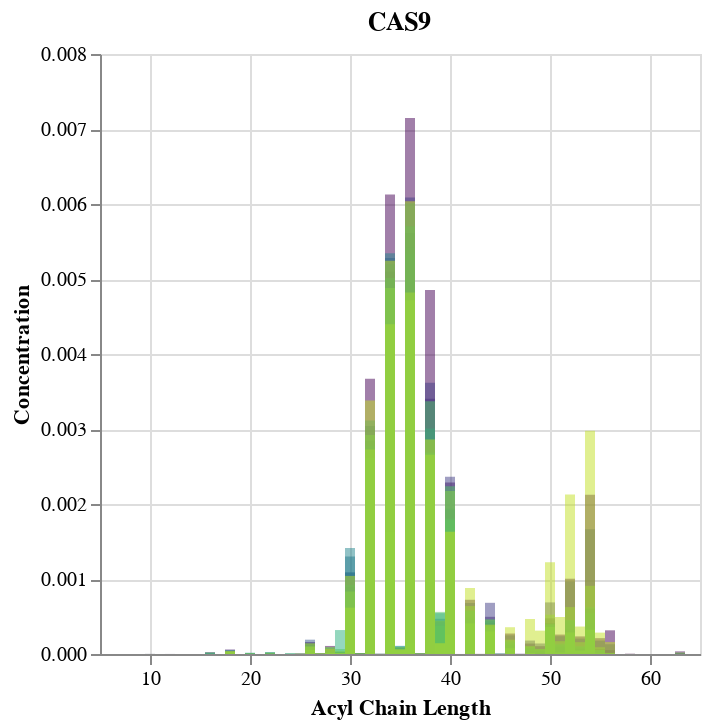

Notebook source saved alongside this figure:
### Code cell
a = alt.Chart(ptns).mark_bar(color='#440154', opacity=0.5).encode(
    x='Acyl Chain Length:Q',
    y=alt.Y('CAS9:Q').title('Concentration'),
    tooltip=['Acyl Chain Length', 'CAS9']
).properties(
    title='CAS9'
)

b = alt.Chart(ptns).mark_bar(color='#482173', opacity=0.5).encode(
    x='Acyl Chain Length:Q',
    y=alt.Y('CAV:Q').title('Concentration'),
    tooltip=['Acyl Chain Length', 'CAV']
).properties(
    title='CAV'
)

c = alt.Chart(ptns).mark_bar(color='#433e85', opacity=0.5).encode(
    x='Acyl Chain Length:Q',
    y=alt.Y('CAVIN:Q').title('Concentration'),
    tooltip=['Acyl Chain Length', 'CAVIN']
).properties(
    title='CAVIN'
)

d = alt.Chart(ptns).mark_bar(color='#38588c', opacity=0.5).encode(
    x='Acyl Chain Length:Q',
    y=alt.Y('CERS2-1g:Q').title('Concentration'),
    tooltip=['Acyl Chain Length', 'CERS2-1g']
).properties(
    title='CERS2-1g'
)

e = alt.Chart(ptns).mark_bar(color='#2d708e', opacity=0.5).encode(
    x='Acyl Chain Length:Q',
    y=alt.Y('CERS2_mg:Q').title('Concentration'),
    tooltip=['Acyl Chain Length', 'CERS2_mg']
).properties(
    title='CERS2_mg'
)

f = alt.Chart(ptns).mark_bar(color='#25858e', opacity=0.5).encode(
    x='Acyl Chain Length:Q',
    y=alt.Y('CERS5:Q').title('Concentration'),
    tooltip=['Acyl Chain Length', 'CERS5']
).properties(
    title='CERS5'
)

g = alt.Chart(ptns).mark_bar(color='#1e9b8a', opacity=0.5).encode(
    x='Acyl Chain Length:Q',
    y=alt.Y('Flot2:Q').title('Concentration'),
    tooltip=['Acyl Chain Length', 'Flot2']
).properties(
    title='Flot2'
)

h = alt.Chart(ptns).mark_bar(color='#2ab07f', opacity=0.5).encode(
    x='Acyl Chain Length:Q',
    y=alt.Y('RAJU:Q').title('Concentration'),
    tooltip=['Acyl Chain Length', 'RAJU']
).properties(
    title='RAJU'
)

i = alt.Chart(ptns).mark_bar(color='#52c569', opacity=0.5).encode(
    x='Acyl Chain Length:Q',
    y=alt.Y('SPTLC:Q').title('Concentration'),
    tooltip=['Acyl Chain Length', 'SPTLC']
).properties(
    title='SPTLC'
)

j = alt.Chart(ptns).mark_bar(color='#86d549', opacity=0.5).encode(
    x='Acyl Chain Length:Q',
    y=alt.Y('UGCG:Q').title('Concentration'),
    tooltip=['Acyl Chain Length', 'UGCG']
).properties(
    title='UGCG'
)

k = alt.Chart(ptns).mark_bar(color='#c2df23', opacity=0.5).encode(
    x='Acyl Chain Length:Q',
    y=alt.Y('WT:Q').title('Concentration'),
    tooltip=['Acyl Chain Length', 'WT']
).properties(
    title='WT'
)

layered = a + b + c + d + e + f + g + h + i + j + k
layered

### Figure 1 — Vega-Lite specification as saved in the notebook (floating-point values rounded to 4 significant figures)
{"config": {"view": {"continuousWidth": 300, "continuousHeight": 300}}, "layer": [{"mark": {"type": "bar", "color": "#440154", "opacity": 0.5}, "encoding": {"tooltip": [{"field": "Acyl Chain Length", "type": "quantitative"}, {"field": "CAS9", "type": "quantitative"}], "x": {"field": "Acyl Chain Length", "type": "quantitative"}, "y": {"field": "CAS9", "title": "Concentration", "type": "quantitative"}}, "title": "CAS9"}, {"mark": {"type": "bar", "color": "#482173", "opacity": 0.5}, "encoding": {"tooltip": [{"field": "Acyl Chain Length", "type": "quantitative"}, {"field": "CAV", "type": "quantitative"}], "x": {"field": "Acyl Chain Length", "type": "quantitative"}, "y": {"field": "CAV", "title": "Concentration", "type": "quantitative"}}, "title": "CAV"}, {"mark": {"type": "bar", "color": "#433e85", "opacity": 0.5}, "encoding": {"tooltip": [{"field": "Acyl Chain Length", "type": "quantitative"}, {"field": "CAVIN", "type": "quantitative"}], "x": {"field": "Acyl Chain Length", "type": "quantitative"}, "y": {"field": "CAVIN", "title": "Concentration", "type": "quantitative"}}, "title": "CAVIN"}, {"mark": {"type": "bar", "color": "#38588c", "opacity": 0.5}, "encoding": {"tooltip": [{"field": "Acyl Chain Length", "type": "quantitative"}, {"field": "CERS2-1g", "type": "quantitative"}], "x": {"field": "Acyl Chain Length", "type": "quantitative"}, "y": {"field": "CERS2-1g", "title": "Concentration", "type": "quantitative"}}, "title": "CERS2-1g"}, {"mark": {"type": "bar", "color": "#2d708e", "opacity": 0.5}, "encoding": {"tooltip": [{"field": "Acyl Chain Length", "type": "quantitative"}, {"field": "CERS2_mg", "type": "quantitative"}], "x": {"field": "Acyl Chain Length", "type": "quantitative"}, "y": {"field": "CERS2_mg", "title": "Concentration", "type": "quantitative"}}, "title": "CERS2_mg"}, {"mark": {"type": "bar", "color": "#25858e", "opacity": 0.5}, "encoding": {"tooltip": [{"field": "Acyl Chain Length", "type": "quantitative"}, {"field": "CERS5", "type": "quantitative"}], "x": {"field": "Acyl Chain Length", "type": "quantitative"}, "y": {"field": "CERS5", "title": "Concentration", "type": "quantitative"}}, "title": "CERS5"}, {"mark": {"type": "bar", "color": "#1e9b8a", "opacity": 0.5}, "encoding": {"tooltip": [{"field": "Acyl Chain Length", "type": "quantitative"}, {"field": "Flot2", "type": "quantitative"}], "x": {"field": "Acyl Chain Length", "type": "quantitative"}, "y": {"field": "Flot2", "title": "Concentration", "type": "quantitative"}}, "title": "Flot2"}, {"mark": {"type": "bar", "color": "#2ab07f", "opacity": 0.5}, "encoding": {"tooltip": [{"field": "Acyl Chain Length", "type": "quantitative"}, {"field": "RAJU", "type": "quantitative"}], "x": {"field": "Acyl Chain Length", "type": "quantitative"}, "y": {"field": "RAJU", "title": "Concentration", "type": "quantitative"}}, "title": "RAJU"}, {"mark": {"type": "bar", "color": "#52c569", "opacity": 0.5}, "encoding": {"tooltip": [{"field": "Acyl Chain Length", "type": "quantitative"}, {"field": "SPTLC", "type": "quantitative"}], "x": {"field": "Acyl Chain Length", "type": "quantitative"}, "y": {"field": "SPTLC", "title": "Concentration", "type": "quantitative"}}, "title": "SPTLC"}, {"mark": {"type": "bar", "color": "#86d549", "opacity": 0.5}, "encoding": {"tooltip": [{"field": "Acyl Chain Length", "type": "quantitative"}, {"field": "UGCG", "type": "quantitative"}], "x": {"field": "Acyl Chain Length", "type": "quantitative"}, "y": {"field": "UGCG", "title": "Concentration", "type": "quantitative"}}, "title": "UGCG"}, {"mark": {"type": "bar", "color": "#c2df23", "opacity": 0.5}, "encoding": {"tooltip": [{"field": "Acyl Chain Length", "type": "quantitative"}, {"field": "WT", "type": "quantitative"}], "x": {"field": "Acyl Chain Length", "type": "quantitative"}, "y": {"field": "WT", "title": "Concentration", "type": "quantitative"}}, "title": "WT"}], "data": {"name": "data-e723078d06e950905c27b1486dc007dc"}, "$schema": "https://vega.github.io/schema/vega-lite/v5.16.3.json", "datasets": {"data-e723078d06e950905c27b1486dc007dc": [{"Acyl Chain Length": 10, "CAS9": 0.0, "CAV": 1.249e-06, "CAVIN": 5.156e-08, "CERS2-1g": 0.0, "CERS2_mg": 1.64e-08, "CERS5": 0.0, "Flot2": 0.0, "RAJU": 0.0, "SPTLC": 7.475e-07, "UGCG": 0.0, "WT": 5.39e-08}, {"Acyl Chain Length": 12, "CAS9": 3.747e-07, "CAV": 6.55e-07, "CAVIN": 1.383e-07, "CERS2-1g": 2.226e-07, "CERS2_mg": 0.0, "CERS5": 0.0, "Flot2": 5.156e-08, "RAJU": 0.0, "SPTLC": 1.101e-07, "UGCG": 3.187e-07, "WT": 8.671e-08}, {"Acyl Chain Length": 14, "CAS9": 0.0, "CAV": 3.609e-08, "CAVIN": 0.0, "CERS2-1g": 0.0, "CERS2_mg": 0.0, "CERS5": 0.0, "Flot2": 0.0, "RAJU": 0.0, "SPTLC": 0.0, "UGCG": 0.0, "WT": 0.0}, {"Acyl Chain Length": 16, "CAS9": 5.601e-07, "CAV": 2.676e-05, "CAVIN": 6.953e-07, "CERS2-1g": 2.461e-07, "CERS2_mg": 5.856e-06, "CERS5": 1.329e-05, "Flot2": 4.332e-07, "RAJU": 3.047e-07, "SPTLC": 2.265e-05, "UGCG": 4.992e-07, "WT": 0.0}, {"Acyl Chain Length": 18, "CAS9": 3.039e-05, "CAV": 6.092e-05, "CAVIN": 4.435e-05, "CERS2-1g": 4.014e-05, "CERS2_mg": 3.151e-05, "CERS5": 5.171e-05, "Flot2": 1.307e-05, "RAJU": 2.39e-06, "SPTLC": 2.846e-05, "UGCG": 3.518e-05, "WT": 4.081e-05}, {"Acyl Chain Length": 20, "CAS9": 3.811e-07, "CAV": 1.581e-06, "CAVIN": 4.07e-06, "CERS2-1g": 4.958e-07, "CERS2_mg": 1.265e-05, "CERS5": 4.417e-06, "Flot2": 1.707e-05, "RAJU": 0.0, "SPTLC": 5.094e-06, "UGCG": 1.027e-05, "WT": 8.448e-07}, {"Acyl Chain Length": 22, "CAS9": 3.529e-06, "CAV": 4.481e-06, "CAVIN": 8.996e-06, "CERS2-1g": 2.713e-06, "CERS2_mg": 2.228e-05, "CERS5": 7.345e-06, "Flot2": 2.432e-05, "RAJU": 2.203e-07, "SPTLC": 6.048e-06, "UGCG": 1.904e-05, "WT": 1.918e-06}, {"Acyl Chain Length": 24, "CAS9": 2.039e-07, "CAV": 9.597e-07, "CAVIN": 6.526e-07, "CERS2-1g": 1.453e-07, "CERS2_mg": 2.765e-07, "CERS5": 4.921e-07, "Flot2": 1.236e-05, "RAJU": 0.0, "SPTLC": 6.815e-07, "UGCG": 4.1e-06, "WT": 1.57e-07}, {"Acyl Chain Length": 25, "CAS9": 4.245e-06, "CAV": 2.441e-06, "CAVIN": 2.69e-06, "CERS2-1g": 9.858e-07, "CERS2_mg": 1.111e-06, "CERS5": 3.436e-06, "Flot2": 2.116e-06, "RAJU": 0.0, "SPTLC": 2.578e-07, "UGCG": 3.054e-06, "WT": 4.173e-06}, {"Acyl Chain Length": 26, "CAS9": 0.0001601, "CAV": 0.0001185, "CAVIN": 0.0001167, "CERS2-1g": 0.0001911, "CERS2_mg": 0.0001456, "CERS5": 0.0001307, "Flot2": 0.0001108, "RAJU": 2.868e-06, "SPTLC": 5.531e-05, "UGCG": 9.951e-05, "WT": 0.0001429}, {"Acyl Chain Length": 27, "CAS9": 5.689e-06, "CAV": 4.126e-06, "CAVIN": 5.516e-06, "CERS2-1g": 3.687e-06, "CERS2_mg": 4.215e-06, "CERS5": 5.495e-06, "Flot2": 4.085e-06, "RAJU": 3.75e-08, "SPTLC": 8.198e-07, "UGCG": 5.88e-06, "WT": 9.913e-06}, {"Acyl Chain Length": 28, "CAS9": 0.0001074, "CAV": 6.816e-05, "CAVIN": 5.237e-05, "CERS2-1g": 2.682e-05, "CERS2_mg": 2.642e-05, "CERS5": 8.745e-05, "Flot2": 4.973e-05, "RAJU": 5.243e-06, "SPTLC": 1.405e-05, "UGCG": 9.387e-05, "WT": 7.042e-05}, {"Acyl Chain Length": 29, "CAS9": 3.109e-05, "CAV": 2.651e-05, "CAVIN": 2.37e-05, "CERS2-1g": 1.143e-05, "CERS2_mg": 2.23e-05, "CERS5": 1.4e-05, "Flot2": 2.021e-05, "RAJU": 0.0003193, "SPTLC": 6.69e-05, "UGCG": 3.733e-05, "WT": 1.065e-05}, {"Acyl Chain Length": 30, "CAS9": 0.0008955, "CAV": 0.0008502, "CAVIN": 0.001087, "CERS2-1g": 0.001088, "CERS2_mg": 0.0013, "CERS5": 0.001414, "Flot2": 0.0009194, "RAJU": 3.482e-05, "SPTLC": 0.0008332, "UGCG": 0.0006182, "WT": 0.001041}, {"Acyl Chain Length": 31, "CAS9": 6.942e-06, "CAV": 8.099e-06, "CAVIN": 7.492e-06, "CERS2-1g": 5.001e-06, "CERS2_mg": 8.333e-06, "CERS5": 7.107e-06, "Flot2": 9.23e-06, "RAJU": 6.562e-08, "SPTLC": 3.057e-06, "UGCG": 4.14e-06, "WT": 8.299e-06}, {"Acyl Chain Length": 32, "CAS9": 0.00367, "CAV": 0.002843, "CAVIN": 0.00304, "CERS2-1g": 0.002709, "CERS2_mg": 0.002773, "CERS5": 0.003113, "Flot2": 0.002613, "RAJU": 1.672e-05, "SPTLC": 0.002921, "UGCG": 0.002726, "WT": 0.003381}, {"Acyl Chain Length": 33, "CAS9": 1.058e-06, "CAV": 1.115e-06, "CAVIN": 5.093e-07, "CERS2-1g": 5.593e-07, "CERS2_mg": 1.161e-06, "CERS5": 3.8e-07, "Flot2": 1.567e-06, "RAJU": 1.031e-07, "SPTLC": 5.028e-07, "UGCG": 1.639e-06, "WT": 5.699e-07}, {"Acyl Chain Length": 34, "CAS9": 0.006128, "CAV": 0.005097, "CAVIN": 0.005281, "CERS2-1g": 0.004632, "CERS2_mg": 0.005195, "CERS5": 0.005345, "Flot2": 0.005014, "RAJU": 0.001629, "SPTLC": 0.004878, "UGCG": 0.004398, "WT": 0.005244}, {"Acyl Chain Length": 35, "CAS9": 7.649e-05, "CAV": 6.436e-05, "CAVIN": 7.726e-05, "CERS2-1g": 9.096e-05, "CERS2_mg": 0.0001012, "CERS5": 7.631e-05, "Flot2": 0.0001089, "RAJU": 4.188e-05, "SPTLC": 5.937e-05, "UGCG": 9.327e-05, "WT": 6.36e-05}, {"Acyl Chain Length": 36, "CAS9": 0.007148, "CAV": 0.005615, "CAVIN": 0.006087, "CERS2-1g": 0.005423, "CERS2_mg": 0.005328, "CERS5": 0.006011, "Flot2": 0.005703, "RAJU": 0.0001425, "SPTLC": 0.004716, "UGCG": 0.004818, "WT": 0.006036}, {"Acyl Chain Length": 37, "CAS9": 6.985e-06, "CAV": 6.824e-06, "CAVIN": 3.702e-06, "CERS2-1g": 3.541e-06, "CERS2_mg": 3.213e-06, "CERS5": 2.624e-06, "Flot2": 3.055e-06, "RAJU": 0.0, "SPTLC": 4.254e-06, "UGCG": 9.102e-06, "WT": 4.202e-06}, {"Acyl Chain Length": 38, "CAS9": 0.004855, "CAV": 0.003403, "CAVIN": 0.003616, "CERS2-1g": 0.002614, "CERS2_mg": 0.002522, "CERS5": 0.003006, "Flot2": 0.002682, "RAJU": 2.617e-06, "SPTLC": 0.00337, "UGCG": 0.002657, "WT": 0.002861}, {"Acyl Chain Length": 39, "CAS9": 0.0004393, "CAV": 0.0001887, "CAVIN": 0.000426, "CERS2-1g": 0.0003155, "CERS2_mg": 0.0004692, "CERS5": 0.0003883, "Flot2": 0.0005449, "RAJU": 0.0003714, "SPTLC": 0.0005615, "UGCG": 0.0004442, "WT": 0.0001438}, {"Acyl Chain Length": 40, "CAS9": 0.002285, "CAV": 0.001921, "CAVIN": 0.002365, "CERS2-1g": 0.001939, "CERS2_mg": 0.001684, "CERS5": 0.001802, "Flot2": 0.001782, "RAJU": 0.0002597, "SPTLC": 0.002236, "UGCG": 0.002174, "WT": 0.001631}, {"Acyl Chain Length": 41, "CAS9": 5.222e-07, "CAV": 2.912e-07, "CAVIN": 1.134e-07, "CERS2-1g": 2.209e-07, "CERS2_mg": 1.815e-07, "CERS5": 1.912e-07, "Flot2": 1.382e-07, "RAJU": 0.0, "SPTLC": 5.493e-08, "UGCG": 3.49e-07, "WT": 2.242e-07}, {"Acyl Chain Length": 42, "CAS9": 0.000723, "CAV": 0.0004451, "CAVIN": 0.0006803, "CERS2-1g": 0.0004888, "CERS2_mg": 0.000462, "CERS5": 0.0005815, "Flot2": 0.0005765, "RAJU": 6.093e-08, "SPTLC": 0.0004085, "UGCG": 0.0006391, "WT": 0.0008797}, {"Acyl Chain Length": 43, "CAS9": 8.194e-07, "CAV": 4.263e-07, "CAVIN": 2.331e-08, "CERS2-1g": 2.039e-07, "CERS2_mg": 1.172e-07, "CERS5": 3.816e-07, "Flot2": 1.708e-07, "RAJU": 0.0, "SPTLC": 0.0, "UGCG": 5.274e-07, "WT": 5.734e-07}, {"Acyl Chain Length": 44, "CAS9": 0.0004145, "CAV": 0.0004959, "CAVIN": 0.0006825, "CERS2-1g": 0.000255, "CERS2_mg": 0.0004399, "CERS5": 0.0002344, "Flot2": 0.0004601, "RAJU": 0.0003693, "SPTLC": 0.0003009, "UGCG": 0.0004603, "WT": 0.0003907}, {"Acyl Chain Length": 45, "CAS9": 1.619e-06, "CAV": 9.387e-07, "CAVIN": 7.257e-07, "CERS2-1g": 1.636e-06, "CERS2_mg": 2.719e-06, "CERS5": 2.939e-06, "Flot2": 2.972e-06, "RAJU": 0.0, "SPTLC": 5.737e-07, "UGCG": 1.323e-07, "WT": 1.138e-06}, {"Acyl Chain Length": 46, "CAS9": 0.0002732, "CAV": 0.0001153, "CAVIN": 0.0002483, "CERS2-1g": 0.0001307, "CERS2_mg": 0.000105, "CERS5": 0.0001536, "Flot2": 0.0001801, "RAJU": 1.34e-06, "SPTLC": 7.647e-05, "UGCG": 0.0001908, "WT": 0.0003571}, {"Acyl Chain Length": 47, "CAS9": 2.892e-08, "CAV": 4.149e-06, "CAVIN": 1.166e-07, "CERS2-1g": 0.0, "CERS2_mg": 6.327e-08, "CERS5": 8.916e-08, "Flot2": 6.828e-08, "RAJU": 0.0, "SPTLC": 1.233e-07, "UGCG": 2.947e-07, "WT": 6.54e-08}, {"Acyl Chain Length": 48, "CAS9": 0.0001394, "CAV": 3.933e-05, "CAVIN": 0.0001794, "CERS2-1g": 7.278e-05, "CERS2_mg": 7.797e-05, "CERS5": 8.535e-05, "Flot2": 0.0001011, "RAJU": 4.095e-07, "SPTLC": 1.377e-05, "UGCG": 0.0001043, "WT": 0.0004667}, {"Acyl Chain Length": 49, "CAS9": 0.0001046, "CAV": 3.657e-05, "CAVIN": 0.0001404, "CERS2-1g": 4.92e-05, "CERS2_mg": 3.359e-05, "CERS5": 5.728e-05, "Flot2": 6.679e-05, "RAJU": 0.0, "SPTLC": 0.0, "UGCG": 6.545e-05, "WT": 0.0003116}, {"Acyl Chain Length": 50, "CAS9": 0.0004757, "CAV": 0.0004114, "CAVIN": 0.0006879, "CERS2-1g": 0.0003485, "CERS2_mg": 0.0003189, "CERS5": 0.0004057, "Flot2": 0.0003932, "RAJU": 0.0, "SPTLC": 0.0003605, "UGCG": 0.0005246, "WT": 0.001225}, {"Acyl Chain Length": 51, "CAS9": 0.000259, "CAV": 8.423e-05, "CAVIN": 0.0002371, "CERS2-1g": 9.959e-05, "CERS2_mg": 9.295e-05, "CERS5": 0.0001212, "Flot2": 0.0001386, "RAJU": 0.0, "SPTLC": 1.956e-05, "UGCG": 0.0001709, "WT": 0.0004935}, {"Acyl Chain Length": 52, "CAS9": 0.001004, "CAV": 0.0003057, "CAVIN": 0.0009659, "CERS2-1g": 0.0003317, "CERS2_mg": 0.0002619, "CERS5": 0.0004447, "Flot2": 0.0004545, "RAJU": 0.0, "SPTLC": 0.0002877, "UGCG": 0.0006252, "WT": 0.002126}, {"Acyl Chain Length": 53, "CAS9": 0.0002346, "CAV": 7.071e-05, "CAVIN": 0.0002055, "CERS2-1g": 6.385e-05, "CERS2_mg": 4.966e-05, "CERS5": 9.13e-05, "Flot2": 0.0001056, "RAJU": 0.0, "SPTLC": 4.579e-05, "UGCG": 0.000158, "WT": 0.0003662}, {"Acyl Chain Length": 54, "CAS9": 0.002124, "CAV": 0.0006035, "CAVIN": 0.001663, "CERS2-1g": 0.0004152, "CERS2_mg": 0.0003434, "CERS5": 0.0005427, "Flot2": 0.0006231, "RAJU": 0.0, "SPTLC": 0.000324, "UGCG": 0.0009092, "WT": 0.002976}, {"Acyl Chain Length": 55, "CAS9": 0.0002113, "CAV": 6.772e-05, "CAVIN": 0.0001784, "CERS2-1g": 3.448e-05, "CERS2_mg": 0.0, "CERS5": 5.249e-05, "Flot2": 5.443e-05, "RAJU": 0.0, "SPTLC": 8.851e-06, "UGCG": 9.061e-05, "WT": 0.0002852}, {"Acyl Chain Length": 56, "CAS9": 0.0003157, "CAV": 5.232e-05, "CAVIN": 0.0001301, "CERS2-1g": 8.507e-07, "CERS2_mg": 6.702e-07, "CERS5": 1.267e-05, "Flot2": 6.234e-06, "RAJU": 0.0, "SPTLC": 7.312e-07, "UGCG": 1.515e-05, "WT": 0.0001591}, {"Acyl Chain Length": 57, "CAS9": 5.39e-08, "CAV": 0.0, "CAVIN": 5.859e-08, "CERS2-1g": 0.0, "CERS2_mg": 0.0, "CERS5": 0.0, "Flot2": 0.0, "RAJU": 0.0, "SPTLC": 0.0, "UGCG": 0.0, "WT": 1.125e-07}, {"Acyl Chain Length": 58, "CAS9": 4.296e-06, "CAV": 5.624e-08, "CAVIN": 0.0, "CERS2-1g": 0.0, "CERS2_mg": 0.0, "CERS5": 0.0, "Flot2": 0.0, "RAJU": 0.0, "SPTLC": 0.0, "UGCG": 2.32e-07, "WT": 4.265e-07}, {"Acyl Chain Length": 63, "CAS9": 3.527e-05, "CAV": 1.147e-05, "CAVIN": 0.0, "CERS2-1g": 1.078e-05, "CERS2_mg": 0.0, "CERS5": 0.0, "Flot2": 0.0, "RAJU": 0.0, "SPTLC": 0.0, "UGCG": 2.046e-05, "WT": 0.0}]}}
